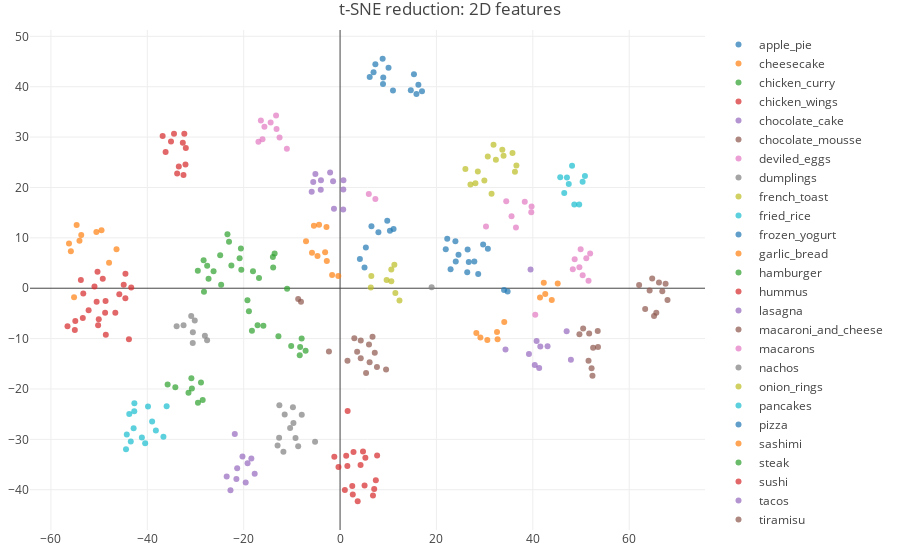

Notebook code cell kept with this figure:
### Code cell
traces=[]

for n in range(0,number_of_recipe_categories):
    df_category=df_TSNE_2D[(df_TSNE_2D.category_indices==n)]
    point_name=str(df_category.labels[df_category.index[0]])
    trace = go.Scatter(
    x=df_category['pca-1'],
    y=df_category['pca-2'],
    mode='markers',
    marker=dict(
        colorscale='Viridis',
        opacity=0.7,
        line=dict(color='rgb(140, 140, 170)')
    ),
    name=point_name,
    text=df_category['text_names'],
    )

    traces.append(trace)

layout = go.Layout(
    title='t-SNE reduction: 2D features',
    hovermode='closest',
    margin=dict(
       l=30,
       r=30,
       b=30,
       t=30
    ),
      scene = dict(
        xaxis = dict(
            title='pca-1',
       ),
       yaxis = dict(
           title='pca-2',
       ),
    ),
 
)

fig = go.Figure(data=traces, layout=layout)
iplot(fig)

print("test recipes")
df_preprocessed_texts_test

### Figure 1 — Plotly figure (JSON) as saved in the notebook; plotly's stock layout.template omitted (floating-point values rounded to 4 significant figures)
{"data": [{"marker": {"colorscale": "Viridis", "line": {"color": "rgb(140, 140, 170)"}, "opacity": 0.7}, "mode": "markers", "name": "apple_pie", "text": ["1.txt", "10.txt", "11.txt", "12.txt", "13.txt", "14.txt", "15.txt", "2.txt", "3.txt", "4.txt", "5.txt", "6.txt", "7.txt", "8.txt", "9.txt"], "type": "scatter", "uid": "64f4e95c-051f-4979-b60d-83c73114170a", "x": [29.68, 23.93, 22.24, 26.71, 34.77, 34.03, 24.0, 30.67, 27.86, 24.57, 28.66, 26.39, 21.93, 26.47, 22.93], "y": [8.672, 9.327, 9.819, 5.193, -0.6532, -0.3738, 5.301, 7.844, 5.282, 6.638, 2.828, 3.192, 7.741, 7.676, 3.79]}, {"marker": {"colorscale": "Viridis", "line": {"color": "rgb(140, 140, 170)"}, "opacity": 0.7}, "mode": "markers", "name": "cheesecake", "text": ["1.txt", "10.txt", "11.txt", "2.txt", "3.txt", "4.txt", "5.txt", "6.txt", "7.txt", "8.txt", "9.txt"], "type": "scatter", "uid": "899f0067-43a5-47c6-916b-2ddc0b5ec01e", "x": [32.68, 32.56, 41.49, 43.92, 34.07, 42.58, 45.16, 29.12, 30.56, 28.28, 42.27], "y": [-10.12, -8.687, -1.833, -2.318, -6.71, -1.145, 0.9394, -9.763, -10.28, -8.867, 1.102]}, {"marker": {"colorscale": "Viridis", "line": {"color": "rgb(140, 140, 170)"}, "opacity": 0.7}, "mode": "markers", "name": "chicken_curry", "text": ["1.txt", "2.txt", "3.txt", "4.txt", "5.txt", "6.txt", "7.txt", "8.txt"], "type": "scatter", "uid": "6b5cca56-8efc-445e-bf7c-86874e3ffe7c", "x": [-28.5, -35.78, -31.45, -29.49, -30.85, -34.18, -28.86, -30.75], "y": [-22.21, -19.1, -20.77, -22.74, -17.87, -19.65, -18.72, -19.9]}, {"marker": {"colorscale": "Viridis", "line": {"color": "rgb(140, 140, 170)"}, "opacity": 0.7}, "mode": "markers", "name": "chicken_wings", "text": ["1.txt", "10.txt", "11.txt", "12.txt", "13.txt", "14.txt", "15.txt", "16.txt", "17.txt", "2.txt", "3.txt", "4.txt", "5.txt", "6.txt", "7.txt", "8.txt", "9.txt"], "type": "scatter", "uid": "7c38c2dd-a0a1-4560-a4a9-9b6ff0908965", "x": [2.641, 4.759, 1.516, 7.081, 7.688, 2.787, -0.3289, 5.087, 4.254, 3.657, 0.9933, -1.19, 2.533, 1.273, 7.422, 6.827, 5.247], "y": [-40.93, -32.42, -35.28, -39.87, -33.19, -32.51, -35.51, -39.17, -35.08, -42.29, -40.07, -33.48, -39.24, -33.27, -38.13, -41.17, -33.63]}, {"marker": {"colorscale": "Viridis", "line": {"color": "rgb(140, 140, 170)"}, "opacity": 0.7}, "mode": "markers", "name": "chocolate_cake", "text": ["1.txt", "10.txt", "2.txt", "3.txt", "4.txt", "5.txt", "6.txt", "7.txt", "8.txt", "9.txt"], "type": "scatter", "uid": "0ef872f3-ab41-4915-b6c4-5549a9c5a21d", "x": [47.9, 41.31, 40.78, 41.55, 39.19, 40.4, 47.02, 39.52, 43.05, 34.32], "y": [-14.21, -15.83, -10.46, -11.57, -13.04, -15.22, -8.563, 3.732, -11.53, -12.16]}, {"marker": {"colorscale": "Viridis", "line": {"color": "rgb(140, 140, 170)"}, "opacity": 0.7}, "mode": "markers", "name": "chocolate_mousse", "text": ["1.txt", "2.txt", "3.txt", "4.txt", "5.txt", "6.txt", "7.txt", "8.txt", "9.txt"], "type": "scatter", "uid": "dcea1556-8ce7-402e-a8f5-e9aa064e87e1", "x": [53.46, 51.69, 50.44, 52.37, 53.52, 52.19, 51.55, 49.67, 52.51], "y": [-8.483, -8.985, -7.993, -17.39, -11.66, -15.91, -14.4, -9.123, -11.82]}, {"marker": {"colorscale": "Viridis", "line": {"color": "rgb(140, 140, 170)"}, "opacity": 0.7}, "mode": "markers", "name": "deviled_eggs", "text": ["1.txt", "2.txt", "3.txt", "4.txt", "5.txt", "6.txt", "7.txt", "8.txt", "9.txt"], "type": "scatter", "uid": "f6799794-8b03-419a-8d2e-a4c452e4deee", "x": [-12.55, -13.28, -14.4, -15.7, -16.94, -16.1, -13.18, -16.43, -11.04], "y": [29.91, 34.27, 32.91, 32.04, 29.08, 29.59, 31.63, 33.29, 27.67]}, {"marker": {"colorscale": "Viridis", "line": {"color": "rgb(140, 140, 170)"}, "opacity": 0.7}, "mode": "markers", "name": "dumplings", "text": ["1.txt", "2.txt", "3.txt", "4.txt", "5.txt", "6.txt", "7.txt", "8.txt", "9.txt"], "type": "scatter", "uid": "a250259c-8a4b-489c-a6fd-3970cef8c7b1", "x": [19.0, -30.54, -30.89, -33.91, -27.59, -28.05, -30.15, -32.48, -30.57], "y": [0.1931, -8.753, -5.498, -7.532, -10.3, -9.43, -6.388, -7.331, -10.86]}, {"marker": {"colorscale": "Viridis", "line": {"color": "rgb(140, 140, 170)"}, "opacity": 0.7}, "mode": "markers", "name": "french_toast", "text": ["1.txt", "10.txt", "11.txt", "12.txt", "13.txt", "14.txt", "2.txt", "3.txt", "4.txt", "5.txt", "6.txt", "7.txt", "8.txt", "9.txt"], "type": "scatter", "uid": "bb29ef88-2fdb-43c1-953e-289431b90a11", "x": [36.59, 27.05, 31.84, 35.78, 33.67, 28.08, 30.65, 28.59, 29.94, 33.93, 26.01, 31.44, 32.33, 36.29], "y": [24.38, 20.59, 28.47, 26.83, 27.48, 20.86, 26.14, 23.18, 21.39, 26.3, 23.68, 18.76, 25.5, 23.14]}, {"marker": {"colorscale": "Viridis", "line": {"color": "rgb(140, 140, 170)"}, "opacity": 0.7}, "mode": "markers", "name": "fried_rice", "text": ["1.txt", "10.txt", "11.txt", "12.txt", "13.txt", "14.txt", "2.txt", "3.txt", "4.txt", "5.txt", "6.txt", "7.txt", "8.txt", "9.txt"], "type": "scatter", "uid": "18de5ff4-470f-4f3a-b7fd-d99eb7580212", "x": [-42.68, -43.74, -40.44, -39.0, -44.26, -43.43, -36.65, -41.13, -42.83, -42.7, -44.42, -38.22, -35.98, -39.85], "y": [-22.82, -24.99, -30.78, -26.48, -29.02, -30.45, -29.49, -29.62, -27.8, -24.45, -31.94, -28.25, -23.44, -23.49]}, {"marker": {"colorscale": "Viridis", "line": {"color": "rgb(140, 140, 170)"}, "opacity": 0.7}, "mode": "markers", "name": "frozen_yogurt", "text": ["1.txt", "10.txt", "11.txt", "12.txt", "13.txt", "2.txt", "3.txt", "4.txt", "5.txt", "6.txt", "7.txt", "8.txt", "9.txt"], "type": "scatter", "uid": "17d19a59-676d-4517-8045-ecf74fc4e727", "x": [10.98, 16.25, 15.33, 15.85, 14.68, 7.325, 8.836, 6.947, 8.961, 6.152, 8.909, 10.06, 17.0], "y": [39.23, 40.38, 42.45, 38.54, 39.28, 44.45, 45.55, 42.85, 41.81, 41.91, 40.53, 43.77, 39.09]}, {"marker": {"colorscale": "Viridis", "line": {"color": "rgb(140, 140, 170)"}, "opacity": 0.7}, "mode": "markers", "name": "garlic_bread", "text": ["1.txt", "10.txt", "2.txt", "3.txt", "4.txt", "5.txt", "6.txt", "7.txt", "8.txt", "9.txt"], "type": "scatter", "uid": "ad6544d2-8f53-4bf0-844b-90e363f94ffb", "x": [-7.062, -4.36, -2.822, -4.682, -2.752, -5.43, -0.3619, -3.101, -1.65, -5.825], "y": [9.347, 12.6, 12.13, 6.403, 5.416, 12.42, 2.443, 7.135, 2.6, 7.031]}, {"marker": {"colorscale": "Viridis", "line": {"color": "rgb(140, 140, 170)"}, "opacity": 0.7}, "mode": "markers", "name": "hamburger", "text": ["1.txt", "2.txt", "3.txt", "4.txt", "5.txt", "6.txt", "7.txt", "8.txt", "9.txt"], "type": "scatter", "uid": "42273815-bc33-494b-b2e4-f483aacc0480", "x": [-8.369, -7.15, -10.14, -15.91, -8.283, -7.972, -18.29, -12.79, -17.12], "y": [-13.29, -12.39, -11.47, -7.463, -11.65, -9.975, -8.421, -9.543, -7.337]}, {"marker": {"colorscale": "Viridis", "line": {"color": "rgb(140, 140, 170)"}, "opacity": 0.7}, "mode": "markers", "name": "hummus", "text": ["1.txt", "10.txt", "11.txt", "12.txt", "2.txt", "3.txt", "4.txt", "5.txt", "6.txt", "7.txt", "8.txt", "9.txt"], "type": "scatter", "uid": "5c0f2763-04e6-4abf-aaad-165daf686598", "x": [-35.08, -36.81, 1.573, -32.32, -33.8, -33.46, -32.08, -32.49, -32.63, -36.2, -34.46, -32.01], "y": [29.12, 30.23, -24.39, 30.67, 22.76, 24.18, 24.57, 22.49, 28.89, 27.04, 30.68, 27.85]}, {"marker": {"colorscale": "Viridis", "line": {"color": "rgb(140, 140, 170)"}, "opacity": 0.7}, "mode": "markers", "name": "lasagna", "text": ["1.txt", "10.txt", "11.txt", "2.txt", "3.txt", "4.txt", "5.txt", "6.txt", "7.txt", "8.txt", "9.txt"], "type": "scatter", "uid": "a5b707c5-87ff-4ffc-bbac-9a7a83edef54", "x": [-1.264, 0.7011, -5.569, 0.6739, 0.6467, -4.007, -3.964, -2.069, -1.448, -5.12, -5.888], "y": [15.75, 21.41, 21.07, 19.62, 15.61, 19.57, 21.43, 22.99, 21.24, 22.65, 19.16]}, {"marker": {"colorscale": "Viridis", "line": {"color": "rgb(140, 140, 170)"}, "opacity": 0.7}, "mode": "markers", "name": "macaroni_and_cheese", "text": ["1.txt", "10.txt", "11.txt", "12.txt", "13.txt", "14.txt", "15.txt", "2.txt", "3.txt", "4.txt", "5.txt", "6.txt", "7.txt", "8.txt", "9.txt"], "type": "scatter", "uid": "28546857-2f9b-4e16-8dd0-51645d9cc922", "x": [7.651, 6.735, 7.2, -2.307, 5.399, 4.289, -8.107, 4.293, 6.004, 6.133, 1.539, 3.545, 2.963, -8.691, 9.548], "y": [-15.62, -9.615, -12.79, -12.56, -16.83, -13.88, -2.684, -10.4, -11.19, -14.69, -14.39, -12.62, -9.947, -2.146, -16.14]}, {"marker": {"colorscale": "Viridis", "line": {"color": "rgb(140, 140, 170)"}, "opacity": 0.7}, "mode": "markers", "name": "macarons", "text": ["1.txt", "2.txt", "3.txt", "4.txt", "5.txt", "6.txt", "7.txt", "8.txt"], "type": "scatter", "uid": "6950d0c1-ae76-4f70-bd8f-d0ce76254cac", "x": [48.29, 51.09, 49.92, 48.68, 50.34, 49.66, 51.89, 51.56], "y": [3.758, 5.929, 7.75, 5.761, 2.562, 4.165, 6.899, 1.469]}, {"marker": {"colorscale": "Viridis", "line": {"color": "rgb(140, 140, 170)"}, "opacity": 0.7}, "mode": "markers", "name": "nachos", "text": ["1.txt", "10.txt", "11.txt", "12.txt", "2.txt", "3.txt", "4.txt", "5.txt", "6.txt", "7.txt", "8.txt", "9.txt"], "type": "scatter", "uid": "75d138c8-80a2-4e72-868e-ce99012d5fe3", "x": [-12.6, -5.186, -9.782, -8.69, -7.948, -11.76, -11.49, -12.96, -9.678, -10.37, -12.65, -9.246], "y": [-23.25, -30.5, -23.64, -31.35, -25.11, -32.45, -25.08, -31.23, -26.75, -27.77, -29.66, -29.72]}, {"marker": {"colorscale": "Viridis", "line": {"color": "rgb(140, 140, 170)"}, "opacity": 0.7}, "mode": "markers", "name": "onion_rings", "text": ["1.txt", "2.txt", "3.txt", "4.txt", "5.txt", "6.txt", "7.txt", "8.txt"], "type": "scatter", "uid": "818421af-6074-41f2-a661-36032a38b036", "x": [6.489, 6.376, 9.66, 12.33, 10.64, 10.63, 11.47, 11.27], "y": [2.424, 0.1296, 1.653, -2.427, 1.384, 3.727, -0.927, 4.679]}, {"marker": {"colorscale": "Viridis", "line": {"color": "rgb(140, 140, 170)"}, "opacity": 0.7}, "mode": "markers", "name": "pancakes", "text": ["1.txt", "2.txt", "3.txt", "4.txt", "5.txt", "6.txt", "7.txt", "8.txt", "9.txt"], "type": "scatter", "uid": "7f7e9114-8503-4f51-8547-96894757b3d8", "x": [48.14, 47.08, 50.81, 50.33, 48.61, 45.69, 49.62, 47.46, 46.51], "y": [24.3, 21.97, 22.26, 21.15, 16.62, 22.05, 16.62, 20.68, 18.91]}, {"marker": {"colorscale": "Viridis", "line": {"color": "rgb(140, 140, 170)"}, "opacity": 0.7}, "mode": "markers", "name": "pizza", "text": ["1.txt", "2.txt", "3.txt", "4.txt", "5.txt", "6.txt", "7.txt", "8.txt"], "type": "scatter", "uid": "6c70fce8-f5d7-466d-9bfc-a7302c5e2096", "x": [9.797, 5.076, 4.116, 6.512, 5.349, 7.959, 10.34, 11.1], "y": [13.41, 4.115, 5.808, 12.28, 8.069, 11.13, 11.4, 11.77]}, {"marker": {"colorscale": "Viridis", "line": {"color": "rgb(140, 140, 170)"}, "opacity": 0.7}, "mode": "markers", "name": "sashimi", "text": ["1.txt", "10.txt", "2.txt", "3.txt", "4.txt", "5.txt", "6.txt", "7.txt", "8.txt", "9.txt"], "type": "scatter", "uid": "364df2cd-ed75-4f2e-ba3e-9fb370e77443", "x": [-47.93, -54.66, -50.57, -53.71, -55.86, -49.5, -56.24, -46.39, -54.07, -55.19], "y": [5.051, 12.55, 11.14, 10.55, 7.325, 11.53, 8.886, 7.725, 9.43, -1.783]}, {"marker": {"colorscale": "Viridis", "line": {"color": "rgb(140, 140, 170)"}, "opacity": 0.7}, "mode": "markers", "name": "steak", "text": ["1.txt", "10.txt", "11.txt", "12.txt", "13.txt", "14.txt", "15.txt", "16.txt", "17.txt", "18.txt", "19.txt", "2.txt", "20.txt", "21.txt", "22.txt", "3.txt", "4.txt", "5.txt", "6.txt", "7.txt", "8.txt", "9.txt"], "type": "scatter", "uid": "cd3e97e6-a56a-4475-9a68-02d4e67963bc", "x": [-27.58, -26.25, -18.91, -20.49, -24.67, -23.37, -13.94, -13.58, -10.99, -13.88, -28.24, -20.85, -16.82, -19.22, -18.07, -27.29, -20.58, -29.52, -28.31, -24.88, -22.56, -23.04], "y": [4.478, 3.391, -4.574, 3.646, 0.6924, 10.73, 6.198, 6.876, -0.1138, 4.094, -0.6901, 5.967, 2.013, -2.395, 3.364, 1.88, 7.87, 3.485, 5.544, 6.536, 4.507, 9.204]}, {"marker": {"colorscale": "Viridis", "line": {"color": "rgb(140, 140, 170)"}, "opacity": 0.7}, "mode": "markers", "name": "sushi", "text": ["1.txt", "10.txt", "11.txt", "12.txt", "13.txt", "14.txt", "15.txt", "16.txt", "17.txt", "18.txt", "19.txt", "2.txt", "20.txt", "21.txt", "22.txt", "23.txt", "3.txt", "4.txt", "5.txt", "6.txt", "7.txt", "8.txt", "9.txt"], "type": "scatter", "uid": "36fb0c78-d908-4d3c-ac95-ec4acf956819", "x": [-50.07, -43.34, -44.54, -45.81, -50.51, -44.55, -50.96, -55.03, -53.29, -48.61, -52.17, -48.75, -56.56, -54.94, -53.38, -48.66, -50.21, -43.81, -46.63, -53.78, -50.33, -49.24, -44.89], "y": [-6.17, 0.1379, 2.859, -1.184, -2.69, -2.013, 0.3466, -8.307, -1.047, -9.239, -4.363, -4.892, -7.574, -6.531, -5.914, -2.557, -7.344, -10.13, -4.885, 1.624, 3.25, 1.899, 0.6956]}, {"marker": {"colorscale": "Viridis", "line": {"color": "rgb(140, 140, 170)"}, "opacity": 0.7}, "mode": "markers", "name": "tacos", "text": ["1.txt", "10.txt", "2.txt", "3.txt", "4.txt", "5.txt", "6.txt", "7.txt", "8.txt", "9.txt"], "type": "scatter", "uid": "c53782f2-665d-45a4-9452-6291a9b5a24b", "x": [-19.58, -21.84, -18.41, -21.35, -21.51, -22.74, -17.72, -23.53, -19.19, -20.25], "y": [-38.59, -28.95, -33.81, -35.73, -37.88, -40.08, -36.84, -37.37, -34.76, -33.4]}, {"marker": {"colorscale": "Viridis", "line": {"color": "rgb(140, 140, 170)"}, "opacity": 0.7}, "mode": "markers", "name": "tiramisu", "text": ["1.txt", "10.txt", "2.txt", "3.txt", "4.txt", "5.txt", "6.txt", "7.txt", "8.txt", "9.txt"], "type": "scatter", "uid": "525e5e11-f3b6-4f0f-ac36-3c0c6b21e477", "x": [66.86, 65.62, 66.17, 64.23, 67.94, 64.77, 67.55, 65.15, 63.31, 62.05], "y": [-0.6053, -4.878, 1.153, -0.4511, -2.354, 1.916, 0.8763, -5.522, -4.141, 0.6209]}, {"marker": {"colorscale": "Viridis", "line": {"color": "rgb(140, 140, 170)"}, "opacity": 0.7}, "mode": "markers", "name": "waffles", "text": ["1.txt", "10.txt", "2.txt", "3.txt", "4.txt", "5.txt", "6.txt", "7.txt", "8.txt", "9.txt"], "type": "scatter", "uid": "59b61e1b-809f-419d-8bec-ad5e4c1b4b63", "x": [40.5, 38.32, 39.67, 30.28, 39.74, 34.48, 5.967, 7.322, 36.5, 35.58], "y": [-5.253, 17.17, 15.1, 12.26, 16.25, 17.26, 18.71, 17.72, 12.06, 14.29]}], "layout": {"hovermode": "closest", "margin": {"b": 30, "l": 30, "r": 30, "t": 30}, "scene": {"xaxis": {"title": "pca-1"}, "yaxis": {"title": "pca-2"}}, "title": "t-SNE reduction: 2D features"}}
